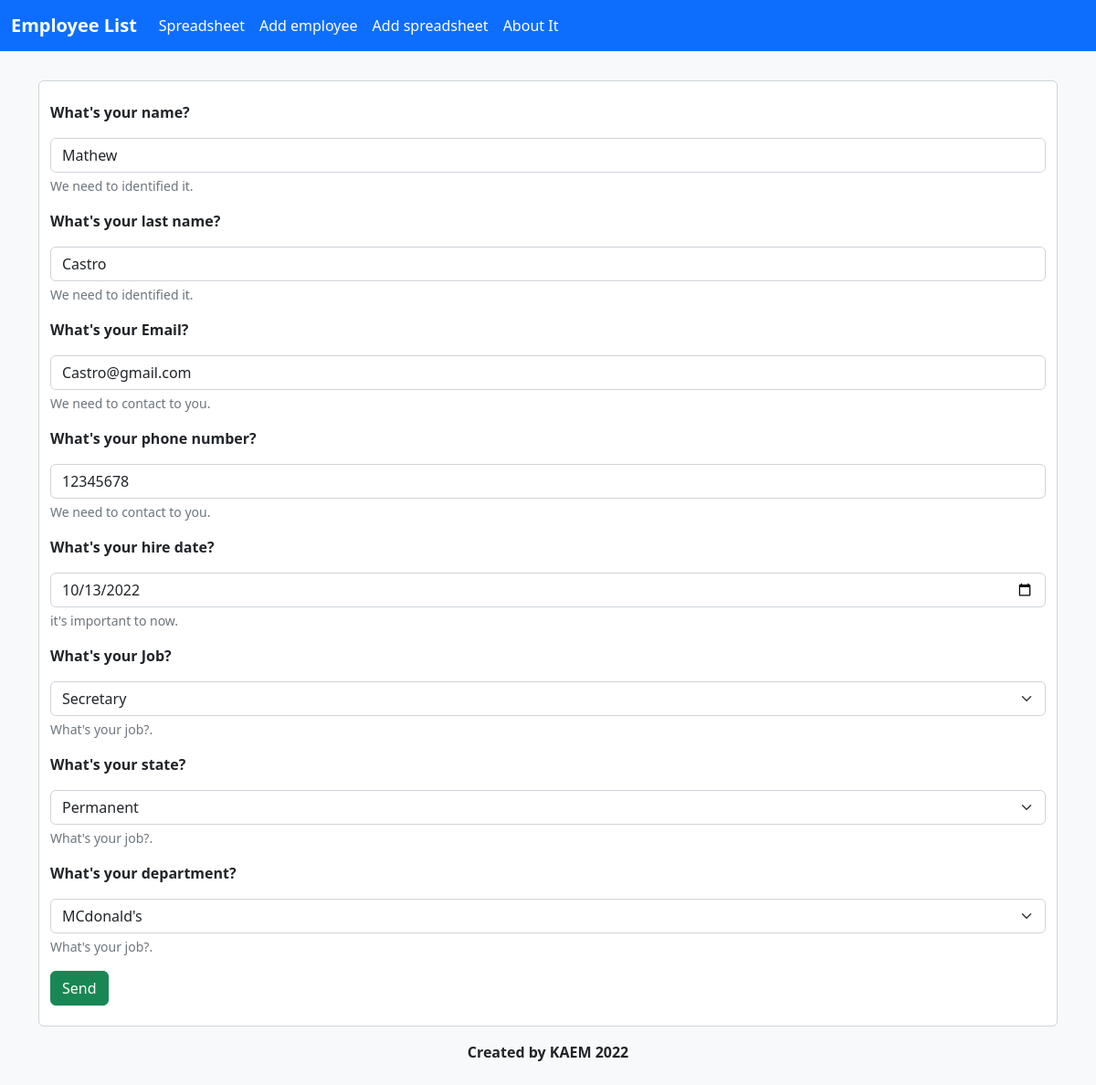
Screenshot of /Views/edit.php?action=edit&data=5 with the database file from the repository.
### tables this page shows
CREATE TABLE `employee` (
  `id` int(11) NOT NULL,
  `f_name` varchar(20) NOT NULL,
  `l_name` varchar(20) NOT NULL,
  `email` varchar(50) NOT NULL,
  `phone` varchar(12) NOT NULL,
  `hire` date NOT NULL,
  `job` int(11) NOT NULL,
  `dept` int(11) NOT NULL,
  `state` int(11) NOT NULL
);

### Controllers/MySqlDB.php (called while the page is built, shortened)
<?php
class MySqlDB extends DB
{
  private string $host = "localhost";
  private string $db = "sign_paradigmas";
  private string $user = "root";
  private string $password = "";
  private string $charset = "utf8mb4";
  private static ?PDO $connection = null;
  private static MySqlDB | null $instance = null;
  public static function getInstance(): PDO
  {
    if (self::$instance == null || self::$connection == null) {
      self::$instance = new MySqlDB();
      $connection = self::$instance->connect();
      return $connection;
    }
    return self::$connection;
  }
  protected function connect(): PDO
  {
    try {
      $connection = "mysql:host=" . $this->host . ";dbname=" . $this->db . ";charset=" . $this->charset;
      $options = [
        PDO::ATTR_ERRMODE => PDO::ERRMODE_EXCEPTION,
        PDO::ATTR_EMULATE_PREPARES => false
      ];
      $pdo = new PDO($connection, $this->user, $this->password, $options);
      return $pdo;
    } catch (PDOException $e) {
      print_r("Error connection: " . $e->getMessage());
    }
  }
}

### Models/employees/BasicEmployeeFactory.php (called while the page is built, shortened)
<?php
include_once "BasicEmployee.php";
class BasicEmployeeFactory extends EmployeeFactory
{
  public function createEmployee(): BasicEmployee
  {
    return new BasicEmployee();
  }
}

### Models/employees/BasicEmployee.php (called while the page is built, shortened)
<?php
if (file_exists("Controllers/MySqlDB.php")) {
  include_once "Controllers/MySqlDB.php";
} else {
  include_once "../Controllers/MySqlDB.php";
}
class BasicEmployee extends Employee
{
  private int $employee_id;
  public function __construct()
  {
    if (!isset($this->connection)) {
      $this->connection = MySqlDB::getInstance();
    }
  }
  public function identify(int $id)
  {
    $this->employee_id = $id;
  }
  public function getOne(): PDOStatement
  {
    return $this->connection->query("SELECT * FROM employee WHERE id = " . $this->employee_id);
  }
}

### Models/jobs/BasicJobFactory.php (called while the page is built, shortened)
<?php
include_once "BasicJob.php";
class BasicJobFactory extends JobFactory
{
  public function createJob(): Job
  {
    return new BasicJob();
  }
}

### Models/jobs/BasicJob.php (called while the page is built, shortened)
<?php
include_once "../Controllers/MySqlDB.php";
class BasicJob extends Job
{
  public function __construct()
  {
    if (!isset($this->connection)) {
      $this->connection = MySqlDB::getInstance();
    }
  }
  public function read()
  {
    return $this->connection->query("SELECT name, id FROM job");
  }
}

### Models/states/BasicStateFactory.php (called while the page is built, shortened)
<?php
include_once "BasicState.php";
class BasicStateFactory extends StateFactory
{
  public function createStatus(): State
  {
    return new BasicState();
  }
}

### Models/states/BasicState.php (called while the page is built, shortened)
<?php
include_once "../Controllers/MySqlDB.php";
class BasicState extends State
{
  public function read()
  {
    return $this->connection?->query("SELECT name, id FROM state");
  }
  public function __construct()
  {
    if (!isset($this->connection)) {
      $this->connection = MySqlDB::getInstance();
    }
  }
}

### Models/departments/BasicDepartmentFactory.php (called while the page is built, shortened)
<?php
include_once "BasicDept.php";
class BasicDepartmentFactory extends DepartmentFactory
{
  public function createDepartment(): Department
  {
    return new BasicDept();
  }
}

### Models/departments/BasicDept.php (called while the page is built, shortened)
<?php
include_once "../Controllers/MySqlDB.php";
class BasicDept extends Department
{
  public function __construct()
  {
    if (!isset($this->connection)) {
      $this->connection = MySqlDB::getInstance();
    }
  }
  public function read()
  {
    return $this->connection->query("SELECT name, id FROM department");
  }
}

### Views/edit.php (the view, shortened to what this page needs)
<!DOCTYPE html>
<html lang="en">
<head>
  <link href="https://cdn.jsdelivr.net/npm/bootstrap@5.2.2/dist/css/bootstrap.min.css" rel="stylesheet">
  <link rel="stylesheet" href="index.css">
</head>
<body>
  <?php
  include_once 'Navbar.php';
  include_once '../Models/departments/BasicDepartmentFactory.php';
  include_once '../Models/jobs/BasicJobFactory.php';
  include_once '../Models/states/BasicStateFactory.php';
  include_once '../Models/employees/BasicEmployeeFactory.php';
  $deptFactory = new BasicDepartmentFactory();
  $stateFactory = new BasicStateFactory();
  $jobFactory = new BasicJobFactory();
  $employeeFactory = new BasicEmployeeFactory();
  $dept = $deptFactory->createDepartment();
  $state = $stateFactory->createStatus();
  $job = $jobFactory->createJob();
  $employee = $employeeFactory->createEmployee();
  if (isset($_GET['data'])) {
    $id = $_GET['data'];
    $employee->identify($id);
    $data = $employee->getOne($id)->fetch(PDO::FETCH_ASSOC);
  }
  $depts = $dept->read();
  $jobs = $job->read();
  $states = $state->read();
  ?>
  <div class="bg-light vw-100 pt-3 py-4">
    <div class="container-md  py-3">
      <form method="post" action="" class="form-control">
        <label for="InputName" class="fw-semibold form-label my-3">What's your name?</label>
        <input required value=<?php echo $data['f_name']; ?> name="IName" type="text" class="form-control" id="InputName" aria-describedby="name">
        <div id="name" class="form-text">We need to identified it.</div>
        <label for="InputLName" class="fw-semibold form-label my-3">What's your last name?</label>
        <input required value=<?php echo $data['l_name']; ?> name="Ilname" type="text" class="form-control" id="InputLName" aria-describedby="lastName">
        <div id="lastName" class="form-text">We need to identified it.</div>
        <label for="InputEmail" class="fw-semibold form-label my-3">What's your Email?</label>
        <input required value=<?php echo $data['email']; ?> name="Iemail" type="email" class="form-control" id="InputEmail" aria-describedby="email">
        <div id="email" class="form-text">We need to contact to you.</div>
        <label for="InputPhone" class="fw-semibold form-label my-3">What's your phone number?</label>
        <input required value=<?php echo $data['phone']; ?> name="Iphone" type="number" min="0" class="form-control" id="InputPhone" aria-describedby="phone">
        <div id="phone" class="form-text">We need to contact to you.</div>
        <label for="InputDate" class="fw-semibold form-label my-3">What's your hire date?</label>
        <input required value=<?php echo $data['hire']; ?> name="Idate" type="date" class="form-control" id="InputDate" aria-describedby="date">
        <div id="date" class="form-text">it's important to now.</div>
        <label for="InputJob" class="fw-semibold form-label my-3">What's your Job?</label>
        <select required id="InputJob" class=" form-select" name="Ijob">
          <?php
          if ($jobs->rowCount() > 0) {
            foreach ($jobs as $job) {
              echo '<option' . (($job['id'] == $data['job']) ? ' Selected ' : '') . ' value="' . $job['id'] . '">' . $job['name'] . '</option>';
            }
          }
          ?>
        </select>
        <div id="jobs" class="form-text">What's your job?.</div>
        <label for="InputState" class="fw-semibold form-label my-3">What's your state?</label>
        <select required id="InputState" class=" form-select" name="Istate">
          <?php
          if ($states->rowCount() > 0) {
            foreach ($states as $state) {
              echo '<option ' . (($state['id'] == $data['state']) ? ' Selected ' : '') . ' value="' . $state['id'] . '">' . $state['name'] . '</option>';
            }
          }
          ?>
        </select>
        <div id="state" class="form-text">What's your job?.</div>
        <label for="InputDept" class="fw-semibold form-label my-3">What's your department?</label>
        <select required id="InputDept" class=" form-select" name="Idept">
          <?php
          if ($depts->rowCount() > 0) {
            foreach ($depts as $dept) {
              echo '<option ' . (($dept['id'] == $data['dept']) ? ' Selected ' : '') . ' value="' . $dept['id'] . '">' . $dept['name'] . '</option>';
            }
          }
          ?>
        </select>
        <div id="state" class="form-text">What's your job?.</div>
        <input type="submit" class="my-3 btn btn-success fs-6" value="Send" />
      </form>
      <?php include_once 'footer.php' ?>
</body>
</html>

### index.css (style rules this page uses)
:root { --Theme-1: #10497A; --Theme-2: #6CB8FB; --Theme-3: #2094FA; --Theme-4: #2A547A; --Theme-5: #1A76C7; }

### rows the page displays
employee: IName "Mathew", Ilname "Castro", Iemail "Castro@gmail.com", Iphone "12345678", Idate "10/13/2022"

### other values shown
form field Ijob "Secretary"
form field Istate "Permanent"
form field Idept "MCdonald's"
